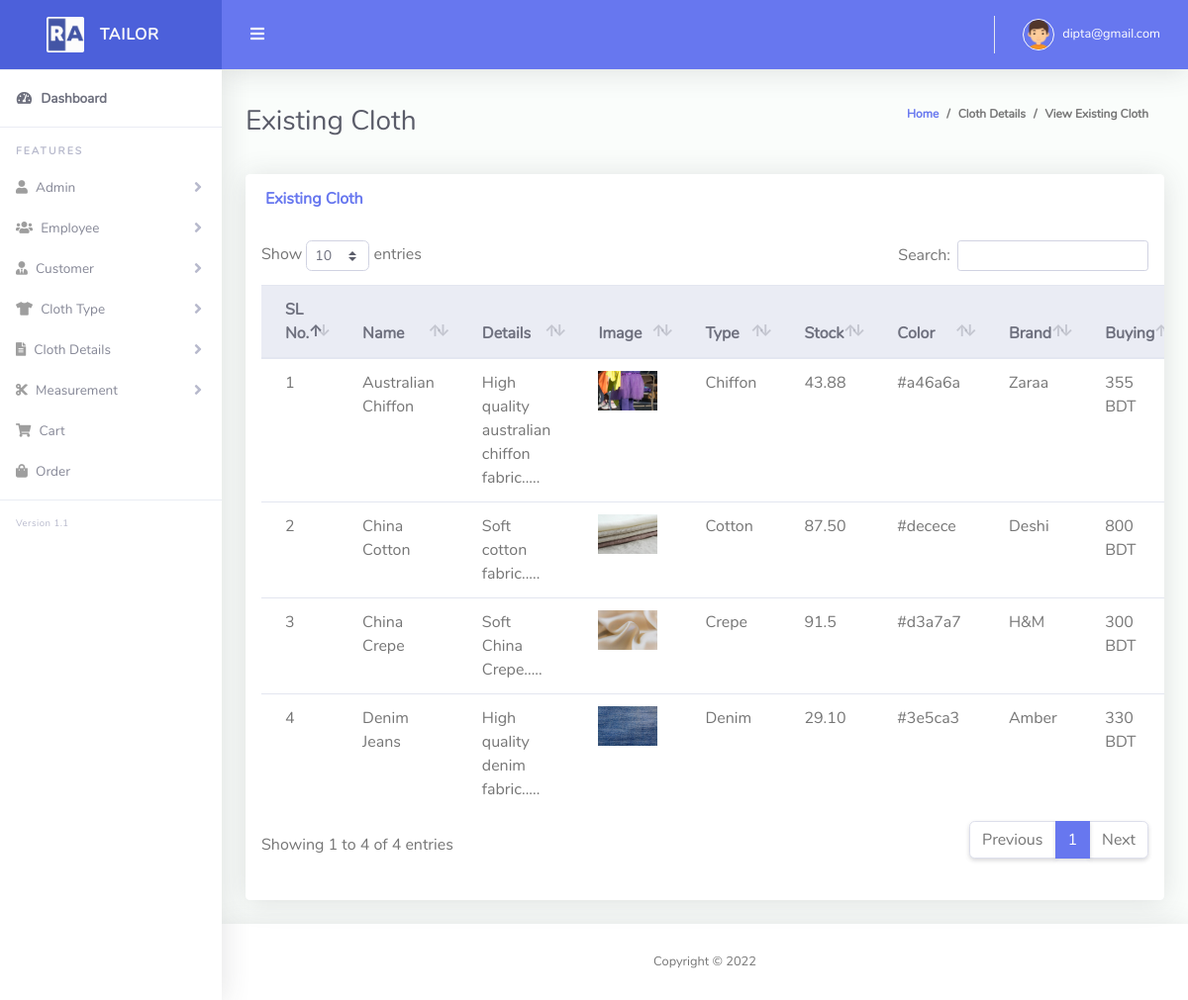
The app's page /all_cloth.php (signed in) with its own data.
### tables this page shows
CREATE TABLE `tbl_cloth` (
  `id` int(11) NOT NULL,
  `cloth_name` varchar(255) NOT NULL,
  `type` int(11) NOT NULL,
  `details` text NOT NULL,
  `image` varchar(255) NOT NULL,
  `stock` varchar(255) NOT NULL,
  `color` varchar(255) NOT NULL,
  `brand` varchar(255) NOT NULL,
  `buying_price` int(11) NOT NULL,
  `selling_price` int(11) NOT NULL,
  `discount` int(11) NOT NULL,
  `created_at` timestamp NOT NULL DEFAULT current_timestamp(),
  `soft_delete` tinyint(4) NOT NULL DEFAULT 0
);

CREATE TABLE `cloth_type` (
  `id` int(11) NOT NULL,
  `name` varchar(255) NOT NULL,
  `soft_delete` tinyint(4) NOT NULL DEFAULT 0
);

### Classes/DB.php (called while the page is built, shortened)
<?php
class DB
{
    public function connect(){
        $this->conn = new mysqli("localhost","root","","tailor_shop");
        if ($this->conn->connect_error) {
          die("Connection failed: " . $this->conn->connect_error);
        } else {
            return $msg =  "connected";
        }
    }
}

### Classes/ClothClass.php (called while the page is built, shortened)
<?php
include_once 'db.php';
class ClothClass extends DB
{
    public function viewCloth(){
        $query  = "SELECT tbl_cloth.*, cloth_type.name FROM tbl_cloth INNER JOIN cloth_type ON
        tbl_cloth.type = cloth_type.id WHERE tbl_cloth.soft_delete = 0 ORDER BY tbl_cloth.cloth_name";
        $result = $this->conn->query($query);
        return $result;
    }
}

### Classes/FormatClass.php (called while the page is built, shortened)
<?php
Class Format{
    public function textShorten($text, $limit = 400){
        $text = $text . " ";
        $text = substr($text, 0, $limit);
        $text = substr($text, 0, strrpos($text, ' '));
        $text = $text . ".....";
        return $text;
    }
}

### all_cloth.php (the view, shortened to what this page needs)
<?php include 'layouts/header.php';
?>
<div class="container-fluid" id="container-wrapper">
    <div class="d-sm-flex align-items-center justify-content-between mb-4">
        <h1 class="h3 mb-0 text-gray-800">Existing Cloth</h1>
        <ol class="breadcrumb">
            <li class="breadcrumb-item"><a href="./">Home</a></li>
            <li class="breadcrumb-item">Cloth Details</li>
            <li class="breadcrumb-item active" aria-current="page">View Existing Cloth</li>
        </ol>
    </div>
    <div class="row">
        <div class="col-lg-12 mb-4">
            <div class="card">
                <div class="card-header py-3 d-flex flex-row align-items-center justify-content-between">
                    <h6 class="m-0 font-weight-bold text-primary">Existing Cloth</h6>
                </div>
                <div class="table-responsive p-3">
                    <table class="table align-items-center table-flush" id="dataTable">
                        <thead class="thead-light">
                            <tr>
                                <th>SL No.</th>
                                <th>Name</th>
                                <th>Details</th>
                                <th>Image</th>
                                <th>Type</th>
                                <th>Stock</th>
                                <th>Color</th>
                                <th>Brand</th>
                                <th>Buying</th>
                            </tr>
                        </thead>
                        <tbody>
                            <?php
                            $i = 0;
                            $view = $cloth->viewCloth();
                            foreach ($view as $value) {
                            ?>
                                <tr>
                                    <td><?php echo $i += 1; ?></td>
                                    <td><?php echo $value['cloth_name']; ?></td>
                                    <td><?php echo $fm->textShorten($value['details'], 100); ?></td>
                                    <td><img src="<?php echo $value['image']; ?>" height="40px" width="60px" /></td>
                                    <td><?php echo $value['name']; ?></td>
                                    <td><?php echo $value['stock']; ?></td>
                                    <td><?php echo $value['color']; ?></td>
                                    <td><?php echo $value['brand']; ?></td>
                                    <td><?php echo $value['buying_price']; ?> BDT</td>
                                </tr>
                            <?php } ?>
                        </tbody>
                    </table>
                </div>
                <div class="card-footer"></div>
            </div>
        </div>
    </div>
</div>
<?php include 'layouts/footer.php'; ?>

### records on screen
tbl_cloth: i "1", cloth_name "Australian Chiffon", details "High quality australian chiffon fabric.....", image (picture), cloth_type.name "Chiffon", stock "43.88", color "#a46a6a", brand "Zaraa", buying_price "355"
tbl_cloth: i "2", cloth_name "China Cotton", details "Soft cotton fabric.....", image (picture), cloth_type.name "Cotton", stock "87.50", color "#decece", brand "Deshi", buying_price "800"
tbl_cloth: i "3", cloth_name "China Crepe", details "Soft China Crepe.....", image (picture), cloth_type.name "Crepe", stock "91.5", color "#d3a7a7", brand "H&M", buying_price "300"
tbl_cloth: i "4", cloth_name "Denim Jeans", details "High quality denim fabric.....", image (picture), cloth_type.name "Denim", stock "29.10", color "#3e5ca3", brand "Amber", buying_price "330"

### other values on screen
$_SESSION['email'] "dipta@gmail.com"
